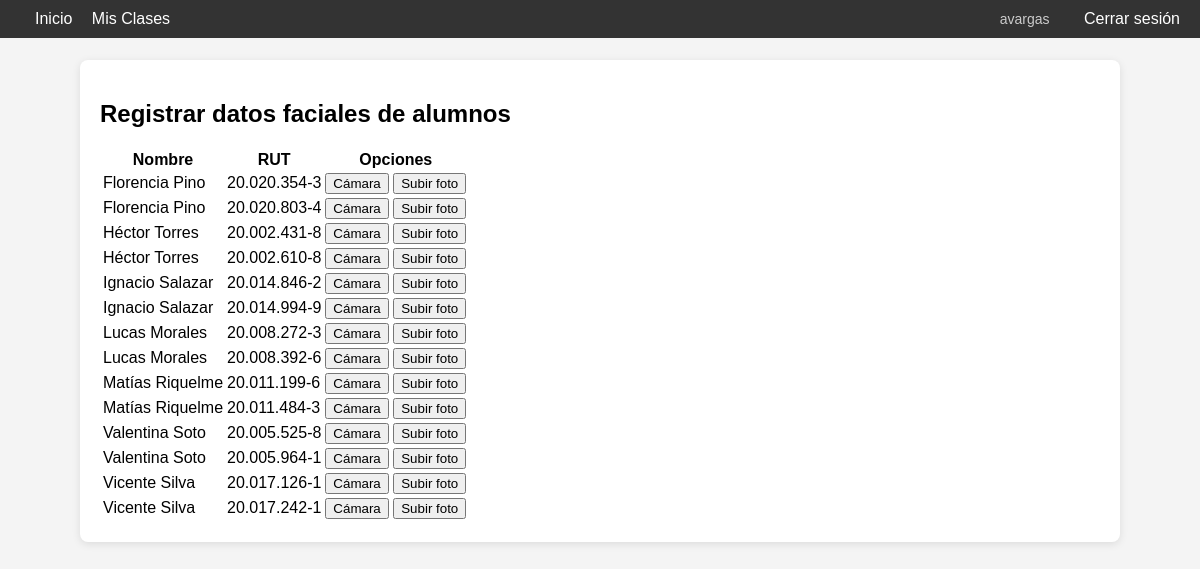
Page /ingresar_alumno/4 (signed in) on the committed database.
### tables this page shows
CREATE TABLE alumno (
        id INTEGER PRIMARY KEY AUTOINCREMENT,
        nombre TEXT NOT NULL,
        rut TEXT NOT NULL UNIQUE,
        datos_rostro BLOB NOT NULL
    );

### app/routes.py (the view, shortened to what this page needs)
@app.route('/ingresar_alumno/<int:clase_id>', methods=['GET', 'POST'])
def ingresar_alumno(clase_id):
    if 'usuario' not in session:
        return redirect(url_for('login'))
    mensaje = None
    conexion = sqlite3.connect("asistencia.db")
    cursor = conexion.cursor()
    cursor.execute("""
        SELECT alumno.id, alumno.nombre, alumno.rut
        FROM alumno
        JOIN alumno_clase ON alumno.id = alumno_clase.alumno_id
        WHERE alumno_clase.clase_id = ?
        ORDER BY alumno.nombre
    """, (clase_id,))
    alumnos = [{"id": a[0], "nombre": a[1], "rut": a[2]} for a in cursor.fetchall()]
    conexion.close()
    return render_template('ingresar_alumno.html', clase_id=clase_id, alumnos=alumnos, mensaje=mensaje)

### app/templates/ingresar_alumno.html (shortened to what this page needs)
{% extends "base.html" %}
{% block content %}
<h2>Registrar datos faciales de alumnos</h2>
<table>
    <tr>
        <th>Nombre</th>
        <th>RUT</th>
        <th>Opciones</th>
    </tr>
    {% for alumno in alumnos %}
    <tr>
        <td>{{ alumno.nombre }}</td>
        <td>{{ alumno.rut }}</td>
        <td>
            <button onclick="activarCamara('{{ alumno.id }}')">Cámara</button>
            <form action="{{ url_for('ingresar_alumno', clase_id=clase_id) }}" method="post" enctype="multipart/form-data" style="display:inline;">
                <button type="button" onclick="this.previousElementSibling.click();">Subir foto</button>
            </form>
        </td>
    </tr>
    {% endfor %}
</table>
{% endblock %}

### app/templates/base.html (style rules this page uses)
body { font-family: Arial, sans-serif; margin: 0; padding-top: 60px; background-color: #f4f4f4; }

### rows in the picture
alumno: nombre "Florencia Pino", rut "20.020.354-3"
alumno: nombre "Florencia Pino", rut "20.020.803-4"
alumno: nombre "Héctor Torres", rut "20.002.431-8"
alumno: nombre "Héctor Torres", rut "20.002.610-8"
alumno: nombre "Ignacio Salazar", rut "20.014.846-2"
alumno: nombre "Ignacio Salazar", rut "20.014.994-9"
alumno: nombre "Lucas Morales", rut "20.008.272-3"
alumno: nombre "Lucas Morales", rut "20.008.392-6"
alumno: nombre "Matías Riquelme", rut "20.011.199-6"
alumno: nombre "Matías Riquelme", rut "20.011.484-3"
alumno: nombre "Valentina Soto", rut "20.005.525-8"
alumno: nombre "Valentina Soto", rut "20.005.964-1"
alumno: nombre "Vicente Silva", rut "20.017.126-1"
alumno: nombre "Vicente Silva", rut "20.017.242-1"

### other values in the picture
{{ session['usuario'] }} "avargas"
